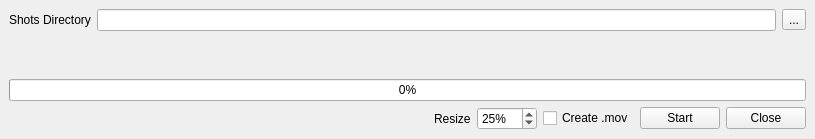
<?xml version="1.0" encoding="UTF-8"?>
<ui version="4.0">
 <class>MainWindow</class>
 <widget class="QMainWindow" name="MainWindow">
  <property name="geometry">
   <rect>
    <x>0</x>
    <y>0</y>
    <width>815</width>
    <height>139</height>
   </rect>
  </property>
  <property name="windowTitle">
   <string>PreCC</string>
  </property>
  <widget class="QWidget" name="centralwidget">
   <layout class="QVBoxLayout" name="verticalLayout">
    <item>
     <layout class="QHBoxLayout" name="pathLayout">
      <item>
       <widget class="QLabel" name="label">
        <property name="text">
         <string>Shots Directory</string>
        </property>
       </widget>
      </item>
      <item>
       <widget class="QLineEdit" name="shotsPathBox"/>
      </item>
      <item>
       <widget class="QToolButton" name="browseButton">
        <property name="text">
         <string>...</string>
        </property>
       </widget>
      </item>
     </layout>
    </item>
    <item>
     <widget class="QLabel" name="statusLabel">
      <property name="font">
       <font>
        <weight>75</weight>
        <bold>true</bold>
       </font>
      </property>
      <property name="text">
       <string/>
      </property>
     </widget>
    </item>
    <item>
     <widget class="QLabel" name="subStatusLabel">
      <property name="text">
       <string/>
      </property>
     </widget>
    </item>
    <item>
     <widget class="QProgressBar" name="progressBar">
      <property name="value">
       <number>0</number>
      </property>
     </widget>
    </item>
    <item>
     <layout class="QHBoxLayout" name="horizontalLayout">
      <item>
       <spacer name="horizontalSpacer">
        <property name="orientation">
         <enum>Qt::Horizontal</enum>
        </property>
        <property name="sizeHint" stdset="0">
         <size>
          <width>40</width>
          <height>20</height>
         </size>
        </property>
       </spacer>
      </item>
      <item>
       <widget class="QLabel" name="label_2">
        <property name="toolTip">
         <string>Resize each render image</string>
        </property>
        <property name="text">
         <string>Resize</string>
        </property>
       </widget>
      </item>
      <item>
       <widget class="QSpinBox" name="sizeBox">
        <property name="minimumSize">
         <size>
          <width>60</width>
          <height>0</height>
         </size>
        </property>
        <property name="toolTip">
         <string>Resize each render image</string>
        </property>
        <property name="suffix">
         <string>%</string>
        </property>
        <property name="minimum">
         <number>20</number>
        </property>
        <property name="maximum">
         <number>100</number>
        </property>
        <property name="singleStep">
         <number>5</number>
        </property>
        <property name="value">
         <number>25</number>
        </property>
       </widget>
      </item>
      <item>
       <widget class="QCheckBox" name="createMovButton">
        <property name="toolTip">
         <string>Create a .mov file by rendering all the frames</string>
        </property>
        <property name="text">
         <string>Create .mov</string>
        </property>
       </widget>
      </item>
      <item>
       <widget class="QPushButton" name="startButton">
        <property name="minimumSize">
         <size>
          <width>75</width>
          <height>0</height>
         </size>
        </property>
        <property name="toolTip">
         <string>Render selected shots</string>
        </property>
        <property name="text">
         <string>Start</string>
        </property>
       </widget>
      </item>
      <item>
       <widget class="QPushButton" name="pushButton_2">
        <property name="minimumSize">
         <size>
          <width>75</width>
          <height>0</height>
         </size>
        </property>
        <property name="text">
         <string>Close</string>
        </property>
       </widget>
      </item>
     </layout>
    </item>
   </layout>
  </widget>
 </widget>
 <resources/>
 <connections>
  <connection>
   <sender>pushButton_2</sender>
   <signal>clicked()</signal>
   <receiver>MainWindow</receiver>
   <slot>close()</slot>
   <hints>
    <hint type="sourcelabel">
     <x>804</x>
     <y>128</y>
    </hint>
    <hint type="destinationlabel">
     <x>213</x>
     <y>66</y>
    </hint>
   </hints>
  </connection>
  <connection>
   <sender>createMovButton</sender>
   <signal>toggled(bool)</signal>
   <receiver>sizeBox</receiver>
   <slot>setHidden(bool)</slot>
   <hints>
    <hint type="sourcelabel">
     <x>610</x>
     <y>121</y>
    </hint>
    <hint type="destinationlabel">
     <x>521</x>
     <y>122</y>
    </hint>
   </hints>
  </connection>
  <connection>
   <sender>createMovButton</sender>
   <signal>toggled(bool)</signal>
   <receiver>label_2</receiver>
   <slot>setHidden(bool)</slot>
   <hints>
    <hint type="sourcelabel">
     <x>634</x>
     <y>117</y>
    </hint>
    <hint type="destinationlabel">
     <x>464</x>
     <y>126</y>
    </hint>
   </hints>
  </connection>
 </connections>
</ui>
